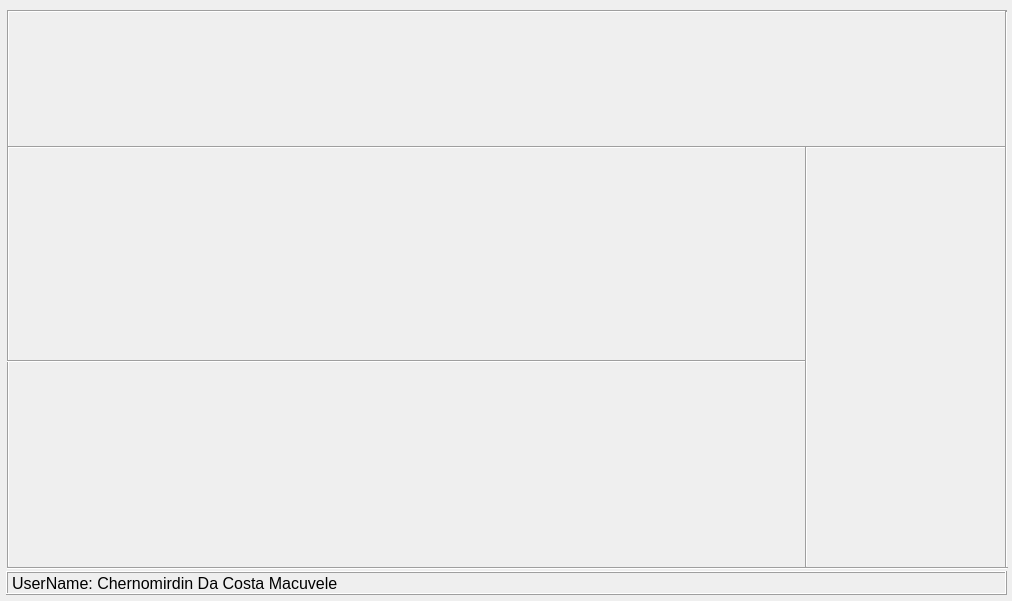
<?xml version="1.0" encoding="UTF-8"?>
<ui version="4.0">
 <class>Form</class>
 <widget class="QWidget" name="Form">
  <property name="windowModality">
   <enum>Qt::NonModal</enum>
  </property>
  <property name="geometry">
   <rect>
    <x>0</x>
    <y>0</y>
    <width>1012</width>
    <height>601</height>
   </rect>
  </property>
  <property name="sizePolicy">
   <sizepolicy hsizetype="Preferred" vsizetype="Preferred">
    <horstretch>0</horstretch>
    <verstretch>0</verstretch>
   </sizepolicy>
  </property>
  <property name="windowTitle">
   <string>Ficha de Recolha</string>
  </property>
  <property name="windowIcon">
   <iconset>
    <normaloff>:/newPrefix/clipboard.png</normaloff>:/newPrefix/clipboard.png</iconset>
  </property>
  <widget class="QWidget" name="layoutWidget">
   <property name="geometry">
    <rect>
     <x>10</x>
     <y>150</y>
     <width>341</width>
     <height>201</height>
    </rect>
   </property>
   <layout class="QGridLayout" name="GLEspecies">
    <property name="sizeConstraint">
     <enum>QLayout::SetNoConstraint</enum>
    </property>
   </layout>
  </widget>
  <widget class="QWidget" name="layoutWidget">
   <property name="geometry">
    <rect>
     <x>360</x>
     <y>150</y>
     <width>441</width>
     <height>201</height>
    </rect>
   </property>
   <layout class="QGridLayout" name="GLAmostEspe">
    <property name="sizeConstraint">
     <enum>QLayout::SetNoConstraint</enum>
    </property>
   </layout>
  </widget>
  <widget class="QWidget" name="layoutWidget">
   <property name="geometry">
    <rect>
     <x>10</x>
     <y>370</y>
     <width>341</width>
     <height>191</height>
    </rect>
   </property>
   <layout class="QGridLayout" name="GLSexo">
    <property name="sizeConstraint">
     <enum>QLayout::SetMinimumSize</enum>
    </property>
   </layout>
  </widget>
  <widget class="QWidget" name="layoutWidget">
   <property name="geometry">
    <rect>
     <x>810</x>
     <y>150</y>
     <width>191</width>
     <height>411</height>
    </rect>
   </property>
   <layout class="QGridLayout" name="GLComprimentos">
    <property name="sizeConstraint">
     <enum>QLayout::SetDefaultConstraint</enum>
    </property>
   </layout>
  </widget>
  <widget class="QWidget" name="layoutWidget_2">
   <property name="geometry">
    <rect>
     <x>360</x>
     <y>370</y>
     <width>441</width>
     <height>191</height>
    </rect>
   </property>
   <layout class="QGridLayout" name="GLAmostSexo">
    <property name="sizeConstraint">
     <enum>QLayout::SetMinimumSize</enum>
    </property>
   </layout>
  </widget>
  <widget class="Line" name="line_6">
   <property name="geometry">
    <rect>
     <x>8</x>
     <y>3</y>
     <width>999</width>
     <height>16</height>
    </rect>
   </property>
   <property name="orientation">
    <enum>Qt::Horizontal</enum>
   </property>
  </widget>
  <widget class="Line" name="line_3">
   <property name="geometry">
    <rect>
     <x>7</x>
     <y>560</y>
     <width>1001</width>
     <height>16</height>
    </rect>
   </property>
   <property name="orientation">
    <enum>Qt::Horizontal</enum>
   </property>
  </widget>
  <widget class="Line" name="line_7">
   <property name="geometry">
    <rect>
     <x>998</x>
     <y>11</y>
     <width>16</width>
     <height>557</height>
    </rect>
   </property>
   <property name="orientation">
    <enum>Qt::Vertical</enum>
   </property>
  </widget>
  <widget class="Line" name="line_8">
   <property name="geometry">
    <rect>
     <x>0</x>
     <y>10</y>
     <width>16</width>
     <height>557</height>
    </rect>
   </property>
   <property name="orientation">
    <enum>Qt::Vertical</enum>
   </property>
  </widget>
  <widget class="QWidget" name="layoutWidget_3">
   <property name="geometry">
    <rect>
     <x>10</x>
     <y>20</y>
     <width>991</width>
     <height>121</height>
    </rect>
   </property>
   <layout class="QGridLayout" name="GLKeppTrack">
    <property name="sizeConstraint">
     <enum>QLayout::SetMinimumSize</enum>
    </property>
   </layout>
  </widget>
  <widget class="QLabel" name="LBwhois">
   <property name="geometry">
    <rect>
     <x>6</x>
     <y>571</y>
     <width>1001</width>
     <height>24</height>
    </rect>
   </property>
   <property name="font">
    <font>
     <pointsize>12</pointsize>
    </font>
   </property>
   <property name="frameShape">
    <enum>QFrame::Box</enum>
   </property>
   <property name="frameShadow">
    <enum>QFrame::Raised</enum>
   </property>
   <property name="text">
    <string>UserName: Chernomirdin Da Costa Macuvele</string>
   </property>
   <property name="alignment">
    <set>Qt::AlignLeading|Qt::AlignLeft|Qt::AlignVCenter</set>
   </property>
   <property name="buddy">
    <cstring></cstring>
   </property>
  </widget>
  <widget class="Line" name="line">
   <property name="geometry">
    <rect>
     <x>8</x>
     <y>139</y>
     <width>998</width>
     <height>16</height>
    </rect>
   </property>
   <property name="orientation">
    <enum>Qt::Horizontal</enum>
   </property>
  </widget>
  <widget class="Line" name="line_9">
   <property name="geometry">
    <rect>
     <x>796</x>
     <y>146</y>
     <width>20</width>
     <height>421</height>
    </rect>
   </property>
   <property name="orientation">
    <enum>Qt::Vertical</enum>
   </property>
  </widget>
  <widget class="Line" name="line_2">
   <property name="geometry">
    <rect>
     <x>7</x>
     <y>353</y>
     <width>799</width>
     <height>16</height>
    </rect>
   </property>
   <property name="orientation">
    <enum>Qt::Horizontal</enum>
   </property>
  </widget>
 </widget>
 <resources>
  <include location="images.qrc"/>
  <include location="icons.qrc"/>
 </resources>
 <connections/>
</ui>
